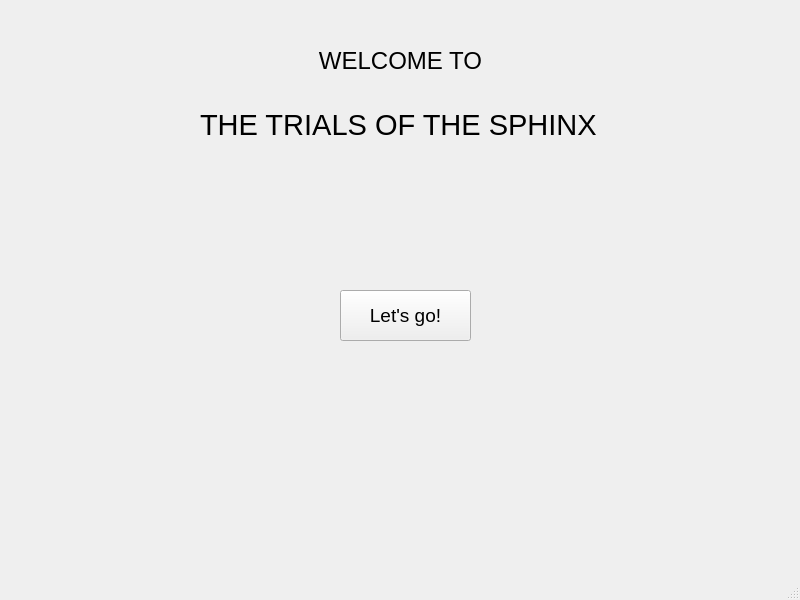
<?xml version="1.0" encoding="UTF-8"?>
<ui version="4.0">
 <class>MainWindow</class>
 <widget class="QMainWindow" name="MainWindow">
  <property name="geometry">
   <rect>
    <x>0</x>
    <y>0</y>
    <width>800</width>
    <height>600</height>
   </rect>
  </property>
  <property name="windowTitle">
   <string>MainWindow</string>
  </property>
  <widget class="QWidget" name="centralwidget">
   <widget class="QLabel" name="Title1">
    <property name="geometry">
     <rect>
      <x>200</x>
      <y>0</y>
      <width>401</width>
      <height>122</height>
     </rect>
    </property>
    <property name="font">
     <font>
      <pointsize>18</pointsize>
     </font>
    </property>
    <property name="text">
     <string>WELCOME TO</string>
    </property>
    <property name="alignment">
     <set>Qt::AlignCenter</set>
    </property>
   </widget>
   <widget class="QLabel" name="Title2">
    <property name="geometry">
     <rect>
      <x>200</x>
      <y>0</y>
      <width>401</width>
      <height>249</height>
     </rect>
    </property>
    <property name="font">
     <font>
      <pointsize>22</pointsize>
     </font>
    </property>
    <property name="text">
     <string>THE TRIALS OF THE SPHINX</string>
    </property>
   </widget>
   <widget class="QPushButton" name="pushButton">
    <property name="geometry">
     <rect>
      <x>340</x>
      <y>290</y>
      <width>131</width>
      <height>51</height>
     </rect>
    </property>
    <property name="font">
     <font>
      <pointsize>14</pointsize>
     </font>
    </property>
    <property name="text">
     <string>Let's go!</string>
    </property>
   </widget>
  </widget>
  <widget class="QMenuBar" name="menubar">
   <property name="geometry">
    <rect>
     <x>0</x>
     <y>0</y>
     <width>800</width>
     <height>20</height>
    </rect>
   </property>
  </widget>
  <widget class="QStatusBar" name="statusbar"/>
 </widget>
 <resources/>
 <connections/>
</ui>
